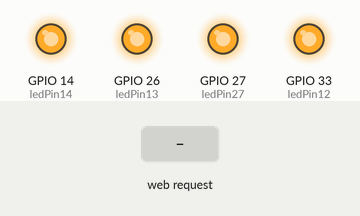
Simulated run of this sketch. Board: ESP32. Parts: output pins drawn as LEDs (lit = HIGH). Inputs (shaded band) come from the test bench. WiFi joins after 1.5 s; servers stay silent unless stated; what the sketch prints to the serial monitor is not drawn.

Above: at 3.2 s.
3.3 s: HTTP request GET /12/on received
At 3.9 s:
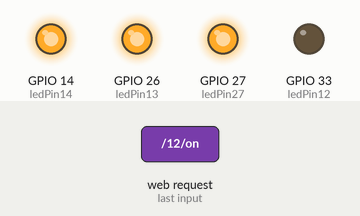
4.8 s: HTTP request GET /13/on received
At 6.0 s:
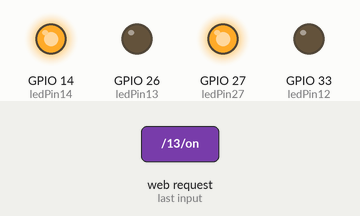
6.3 s: HTTP request GET /12/off received
At 7.4 s:
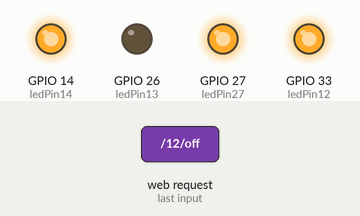
7.8 s: HTTP request GET /14/on received
At 8.5 s:
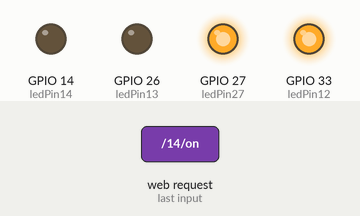
9.3 s: HTTP request GET /13/off received
At 9.6 s:
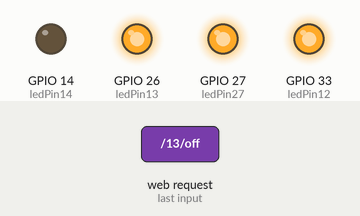
10.8 s: HTTP request GET /27/on received
At 12.0 s:
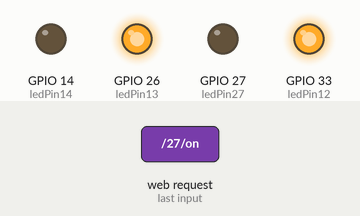
Timing chart, 0 to 13.3 s (numbered marks = the images above; inputs shaded):
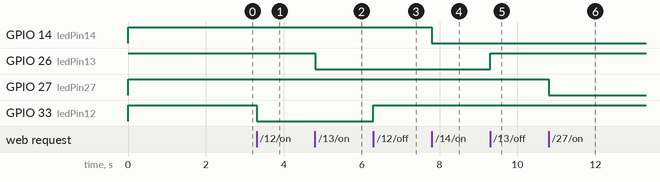

Measured:
- after the input at 3.3 s, GPIO 33 (ledPin12): HIGH → LOW at once
- after the input at 4.8 s, GPIO 26 (ledPin13): HIGH → LOW at once
- after the input at 6.3 s, GPIO 33 (ledPin12): LOW → HIGH at once
- after the input at 7.8 s, GPIO 14 (ledPin14): HIGH → LOW at once
- after the input at 9.3 s, GPIO 26 (ledPin13): LOW → HIGH at once
- after the input at 10.8 s, GPIO 27 (ledPin27): HIGH → LOW at once

The sketch:

simple_server.ino
```cpp
#include <WiFi.h>
#include <AsyncTCP.h>
#include <ESPAsyncWebServer.h>

// Network credentials Here
const char* ssid     = "Can't connect to this network ";
const char* password = "hehehehe";

// Variable to store the HTTP request
String header;

//variables to store the current LED states
String statePin12 = "off";
String statePin13 = "off";
String statePin14 = "off";
String statePin27 = "off";

//Output variable to GPIO pins
const int ledPin12 = 33;
const int ledPin13 = 26;
const int ledPin14 = 14;
const int ledPin27 = 27;

AsyncWebServer server(80);

void setup() {
  Serial.begin(115200);

  pinMode(ledPin13, OUTPUT);
  digitalWrite(ledPin13, HIGH);
  pinMode(ledPin12, OUTPUT);
  digitalWrite(ledPin12, HIGH);
  pinMode(ledPin14, OUTPUT);
  digitalWrite(ledPin14, HIGH);
  pinMode(ledPin27, OUTPUT);
  digitalWrite(ledPin27, HIGH);

  WiFi.begin(ssid, password);

  while (WiFi.status() != WL_CONNECTED) {
    delay(1000);
    Serial.println("Connecting to WiFi...");
  }

  Serial.println("");
  Serial.println("WiFi connected");
  Serial.println("IP address: ");
  Serial.println(WiFi.localIP());

  server.on("/", HTTP_GET, [](AsyncWebServerRequest *request){
    request->send(200, "text/html", getPage());
  });

  server.on("/12/on", HTTP_GET, [](AsyncWebServerRequest *request){
    statePin12 = "on";
    digitalWrite(ledPin12, LOW);
    request->send(200, "text/html", getPage());
  });

  server.on("/12/off", HTTP_GET, [](AsyncWebServerRequest *request){
    statePin12 = "off";
    digitalWrite(ledPin12, HIGH);
    request->send(200, "text/html", getPage());
  });

  server.on("/13/on", HTTP_GET, [](AsyncWebServerRequest *request){
    statePin13 = "on";
    digitalWrite(ledPin13, LOW);
    request->send(200, "text/html", getPage());
  });

  server.on("/13/off", HTTP_GET, [](AsyncWebServerRequest *request){
    statePin13 = "off";
    digitalWrite(ledPin13, HIGH);
    request->send(200, "text/html", getPage());
  });

  server.on("/14/on", HTTP_GET, [](AsyncWebServerRequest *request){
    statePin14 = "on";
    digitalWrite(ledPin14, LOW);
    request->send(200, "text/html", getPage());
  });

  server.on("/14/off", HTTP_GET, [](AsyncWebServerRequest *request){
    statePin14 = "off";
    digitalWrite(ledPin14, HIGH);
    request->send(200, "text/html", getPage());
  });

  server.on("/27/on", HTTP_GET, [](AsyncWebServerRequest *request){
    statePin27 = "on";
    digitalWrite(ledPin27, LOW);
    request->send(200, "text/html", getPage());
  });

  server.on("/27/off", HTTP_GET, [](AsyncWebServerRequest *request){
    statePin27 = "off";
    digitalWrite(ledPin27, HIGH);
    request->send(200, "text/html", getPage());
  });

  server.begin();
}

void loop() {
}

String getPage() {
  String page = "<!DOCTYPE html><html>";
  page += "<head><meta name=\"viewport\" content=\"width=device-width, initial-scale=1\">";
  page += "<link rel=\"icon\" href=\"data:,\">";
  page += "<style>";
  page += "body { font-family: 'Arial', sans-serif; margin: 0; background: #f4f4f9; overflow: hidden; }";
  page += "h1 { text-align: center; color: #333; margin-top: 20px; margin-bottom: 10px; }";
  page += ".container { display: flex; flex-wrap: wrap; justify-content: space-around; align-items: center; height: calc(100vh - 70px); }"; // Reduced container height
  page += ".button { border: none; color: white; padding: 15px; font-size: 24px; text-align: center; cursor: pointer; transition: transform 0.3s, box-shadow 0.3s; width: 45%; height: 40%; border-radius: 10px; display: flex; justify-content: center; align-items: center; }";
  page += ".button:hover { transform: scale(1.05); box-shadow: 0 5px 15px rgba(0,0,0,0.3); }";
  page += ".off { background-color: #778beb; }";
  page += ".on { background-color: #f3a683; }";
  page += "footer { text-align: center; font-size: 12px; color: black; padding: 10px 0; position: absolute; bottom: 0; width: 100%; background: #f4f4f9; }";
  page += "</style></head>";
  page += "<body>";
  page += "<h1>Welcome to Your Assistant</h1>";
  page += "<div class=\"container\">";

  // Button for Pin 12
  page += "<a href=\"/12/" + String(statePin12 == "on" ? "off" : "on") + "\" class=\"button " + (statePin12 == "on" ? "on" : "off") + "\">Light " + (statePin12 == "on" ? "Off" : "On") + "</a>";
  // Button for Pin 13
  page += "<a href=\"/13/" + String(statePin13 == "on" ? "off" : "on") + "\" class=\"button " + (statePin13 == "on" ? "on" : "off") + "\">Fan " + (statePin13 == "on" ? "Off" : "On") + "</a>";
  // Button for Pin 14
  page += "<a href=\"/14/" + String(statePin14 == "on" ? "off" : "on") + "\" class=\"button " + (statePin14 == "on" ? "on" : "off") + "\">TV " + (statePin14 == "on" ? "Off" : "On") + "</a>";
  // Button for Pin 27
  page += "<a href=\"/27/" + String(statePin27 == "on" ? "off" : "on") + "\" class=\"button " + (statePin27 == "on" ? "on" : "off") + "\">AC " + (statePin27 == "on" ? "Off" : "On") + "</a>";

  page += "</div>";
  page += "<footer>Powered by ESP32 &ndash; Automating Your World</footer>";
  page += "</body></html>";

  return page;
}
```
